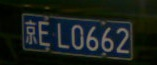
#> input picture 0_rough.jpg, 157 x 65 px
$ python -i detect.py   (imports and definitions only)   (Python 2 division)
#> lines starting #> are read from the running program, lines starting #| are printed output that depends on the picture

import cv2
import numpy as np


watch_cascade = cv2.CascadeClassifier('./model/cascade.xml')


def computeSafeRegion(shape,bounding_rect):
    top = bounding_rect[1] # y
    bottom  = bounding_rect[1] + bounding_rect[3] # y +  h
    left = bounding_rect[0] # x
    right =   bounding_rect[0] + bounding_rect[2] # x +  w

    min_top = 0
    max_bottom = shape[0]
    min_left = 0
    max_right = shape[1]

    # print "computeSateRegion input shape",shape
    if top < min_top:
        top = min_top
        # print "tap top 0"
    if left < min_left:
        left = min_left
        # print "tap left 0"

    if bottom > max_bottom:
        bottom = max_bottom
        #print "tap max_bottom max"
    if right > max_right:
        right = max_right
        #print "tap max_right max"

    # print "corr",left,top,right,bottom
    return [left,top,right-left,bottom-top]


def cropped_from_image(image,rect):
    x, y, w, h = computeSafeRegion(image.shape,rect)
    return image[y:y+h,x:x+w]


def detectPlateRough(image_gray,resize_h = 720,en_scale =1.08 ,top_bottom_padding_rate = 0.05):
    print image_gray.shape

    if top_bottom_padding_rate>0.2:
        print "error:top_bottom_padding_rate > 0.2:",top_bottom_padding_rate
        exit(1)

    height = image_gray.shape[0]
    padding =    int(height*top_bottom_padding_rate)
    scale = image_gray.shape[1]/float(image_gray.shape[0])

    image = cv2.resize(image_gray, (int(scale*resize_h), resize_h))

    image_color_cropped = image[padding:resize_h-padding,0:image_gray.shape[1]]

    image_gray = cv2.cvtColor(image_color_cropped,cv2.COLOR_RGB2GRAY)

    watches = watch_cascade.detectMultiScale(image_gray, en_scale, 2, minSize=(36, 9),maxSize=(36*40, 9*40))

    cropped_images = []
    for (x, y, w, h) in watches:
        cropped_origin = cropped_from_image(image_color_cropped, (int(x), int(y), int(w), int(h)))
        x -= w * 0.14
        w += w * 0.28
        y -= h * 0.6
        h += h * 1.1;

        cropped = cropped_from_image(image_color_cropped, (int(x), int(y), int(w), int(h)))


        cropped_images.append([cropped,[x, y+padding, w, h],cropped_origin])
    return cropped_images

>>> import cv2
>>> picture = cv2.imread('../0_rough.jpg', cv2.IMREAD_GRAYSCALE)
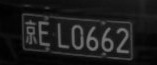
#> picture: shape (65, 157); min 0, max 122, mean 27.2
>>> result = detectPlateRough(picture)
#| (65, 157)
#> in detectPlateRough, `image_color_cropped = image[padding:resize_h-padding,0:image_gray.shap..`:
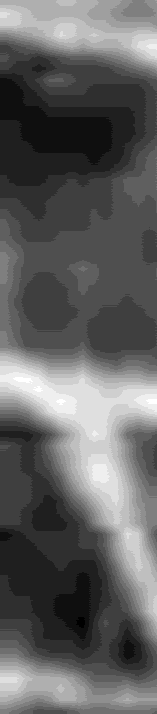
#> image_color_cropped: shape (714, 157); min 0, max 16, mean 6.13; drawn with min black and max white
#> (the run stopped early here; a loop or call above may not have finished)
